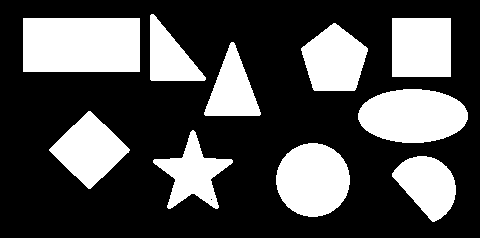
#> input picture ch4-1/shapes1.png, 480 x 238 px
$ python 4-7shape_detect.py
#> lines starting #> are read from the running program, lines starting #| are printed output that depends on the picture; after the words box and inside, x2 and y2 are one past the last pixel; in counts of white or black regions, pixels touching at a corner belong together
import cv2
import sys
import numpy as np

def shape_detect(c):
    shape = "undefined"
    peri = cv2.arcLength(c, True)
    approx = cv2.approxPolyDP(c, 0.03 * peri, True)
    #print(len(approx))

    # if the shape is a triangle, it will have 3 vertices
    if len(approx) == 3:
        shape = "triangle"
    # if the shape has 4 vertices, it is either a square or a rectangle
    elif len(approx) == 4:
        # compute the bounding box of the contour and use the
        # bounding box to compute the aspect ratio
        (x, y, w, h) = cv2.boundingRect(approx)
        ar = w / float(h)
        # a square will have an aspect ratio that is approximately
        # equal to one, otherwise, the shape is a rectangle
        shape = "square" if ar >= 0.95 and ar <= 1.05 else "rectangle"  # 정사각형 또는 사각형
    # if the shape is a pentagon, it will have 5 vertices
    elif len(approx) == 5:
        shape = "pentagon"
    elif len(approx) == 10:
        shape = "star"
    else:
        roundness = (4.0 * np.pi * cv2.contourArea(c)) / (peri * peri)  # 둥근 정도 (1에 가까울 수록 원에 가까움)
        if roundness >= 0.85 and roundness <=1.15 :
            shape = "circle"

    return shape

img = cv2.imread('shapes1.png')
#> img is the input picture: shape (238, 480, 3); 30.6% white; 10 white regions, largest, box (x1, y1, x2, y2) and area: (23, 18, 140, 72) 6318, (358, 89, 468, 143) 4675, (276, 143, 350, 217) 4274
#img = cv2.imread('shapes2.png')
if img is None:
    sys.exit('파일을 찾을 수 없습니다.')

h,w = img.shape[:2]
#> h = 238; w = 480
gray=cv2.cvtColor(img,cv2.COLOR_BGR2GRAY)
canny=cv2.Canny(gray,100,200)
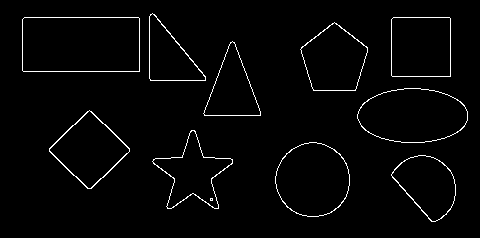
#> canny: shape (238, 480); 2.3% white in thin lines or dots, all inside (x1, y1, x2, y2) = (22, 13, 468, 222)
contours,hierarchy=cv2.findContours(canny,cv2.RETR_EXTERNAL,cv2.CHAIN_APPROX_NONE)
#> contours = 10 contours; largest, box (x1, y1, x2, y2) and area: (22, 17, 140, 72) 6315, (357, 88, 468, 143) 4682, (275, 142, 350, 217) 4283, (391, 17, 451, 77) 3478, (49, 110, 130, 189) 3372

for contour in contours:
    shape = shape_detect(contour)

    m = cv2.moments(contour)
    area = m['m00']  # Contour 면적, cv.contourArea(contour)
    cx, cy = int(m['m10'] / area), int(m['m01'] / area) # x 중점과 y 중점 좌표
    #print(cx,cy,area)

    cv2.drawContours(img, [contour], -1, (0, 255, 0), 2)
    cv2.putText(img, shape, (cx, cy), cv2.FONT_HERSHEY_SIMPLEX, 0.5, (255, 0, 255), 2)

    cv2.imshow("Image", img)

    k=cv2.waitKey()
    if k==ord('q'):
        cv2.destroyAllWindows()
        break
#> this loop made 1 pass; (key q is pressed on pass 1)
#> (shape, peri in shape_detect, roundness in shape_detect, area, cx, cy) on pass 1: ('undefined', 205.5, 0.808, 2716.5, 427, 184)
#> pass 1, `cv2.imshow("Image", img)`:
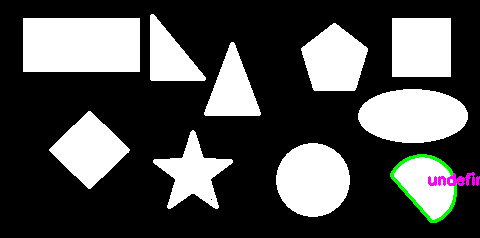
#> window 'Image': shape (238, 480, 3); mean B, G, R 77.9, 78.5, 77.9

$ run again, with ch4-1/shapes2.png copied over ch4-1/shapes1.png
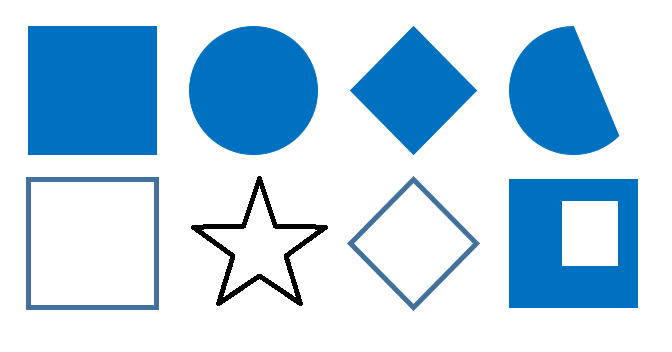
#> input picture ch4-1/shapes2.png, 672 x 352 px
#> img is the input picture: shape (352, 672, 3); mean B, G, R 234.4, 213.1, 183.6
#> `canny=cv2.Canny(gray,100,200)`:
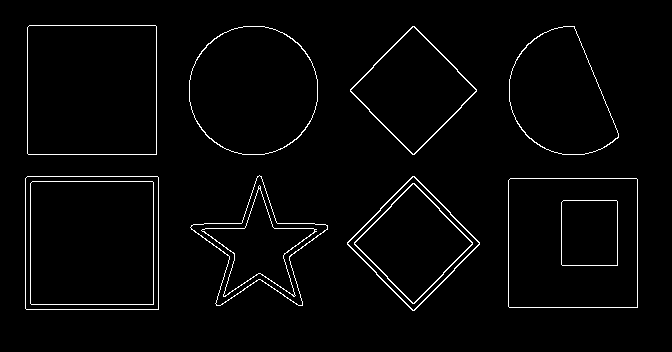
#> canny: shape (352, 672); 2.4% white in thin lines or dots, all inside (x1, y1, x2, y2) = (25, 25, 638, 311)
#> contours = 8 contours; box (x1, y1, x2, y2) and area: (25, 176, 159, 310) 17686, (508, 178, 638, 308) 16638, (27, 25, 157, 155) 16638, (189, 26, 318, 155) 13082, (509, 26, 619, 155) 9684, (347, 176, 480, 311) 9122, (350, 26, 477, 155) 8364, (190, 175, 328, 306) 6904
#> the loop `for contour in contours:` made 1 pass; (key q is pressed on pass 1)
#> (shape, peri in shape_detect, approx in shape_detect, x in shape_detect, y in shape_detect, w in shape_detect, h in shape_detect, ar in shape_detect) on pass 1: ('square', 513.7, [[510, 178], [508, 306], [637, 307], [637, 179]], 508, 178, 130, 130, 1)
#> pass 1, `cv2.imshow("Image", img)`:
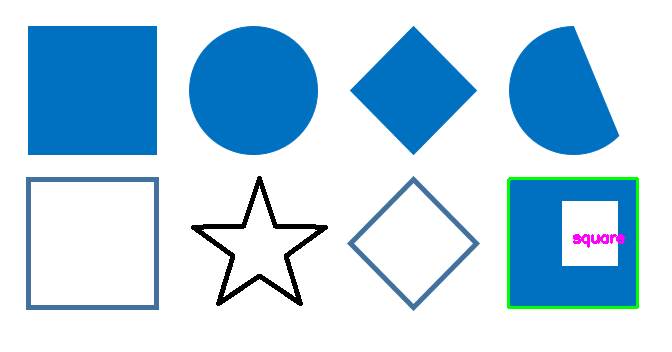
#> window 'Image': shape (352, 672, 3); mean B, G, R 233, 213.2, 182.8
